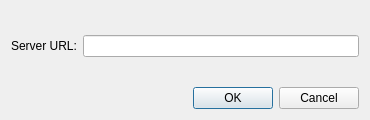
<ui version="4.0" >
 <class>addEditServer</class>
 <widget class="QDialog" name="addEditServer" >
  <property name="windowModality" >
   <enum>Qt::ApplicationModal</enum>
  </property>
  <property name="geometry" >
   <rect>
    <x>0</x>
    <y>0</y>
    <width>370</width>
    <height>120</height>
   </rect>
  </property>
  <property name="sizePolicy" >
   <sizepolicy vsizetype="Fixed" hsizetype="Fixed" >
    <horstretch>0</horstretch>
    <verstretch>0</verstretch>
   </sizepolicy>
  </property>
  <property name="minimumSize" >
   <size>
    <width>370</width>
    <height>120</height>
   </size>
  </property>
  <property name="maximumSize" >
   <size>
    <width>370</width>
    <height>120</height>
   </size>
  </property>
  <property name="windowTitle" >
   <string>Add Server</string>
  </property>
  <layout class="QVBoxLayout" name="verticalLayout" >
   <item>
    <spacer name="verticalSpacer_2" >
     <property name="orientation" >
      <enum>Qt::Vertical</enum>
     </property>
     <property name="sizeHint" stdset="0" >
      <size>
       <width>20</width>
       <height>16</height>
      </size>
     </property>
    </spacer>
   </item>
   <item>
    <layout class="QHBoxLayout" name="horizontalLayout" >
     <item>
      <widget class="QLabel" name="label" >
       <property name="text" >
        <string>Server URL:</string>
       </property>
      </widget>
     </item>
     <item>
      <widget class="QLineEdit" name="serverURL" />
     </item>
    </layout>
   </item>
   <item>
    <spacer name="verticalSpacer" >
     <property name="orientation" >
      <enum>Qt::Vertical</enum>
     </property>
     <property name="sizeHint" stdset="0" >
      <size>
       <width>20</width>
       <height>15</height>
      </size>
     </property>
    </spacer>
   </item>
   <item>
    <widget class="QDialogButtonBox" name="buttonBox" >
     <property name="orientation" >
      <enum>Qt::Horizontal</enum>
     </property>
     <property name="standardButtons" >
      <set>QDialogButtonBox::Cancel|QDialogButtonBox::Ok</set>
     </property>
    </widget>
   </item>
  </layout>
 </widget>
 <resources/>
 <connections/>
</ui>
